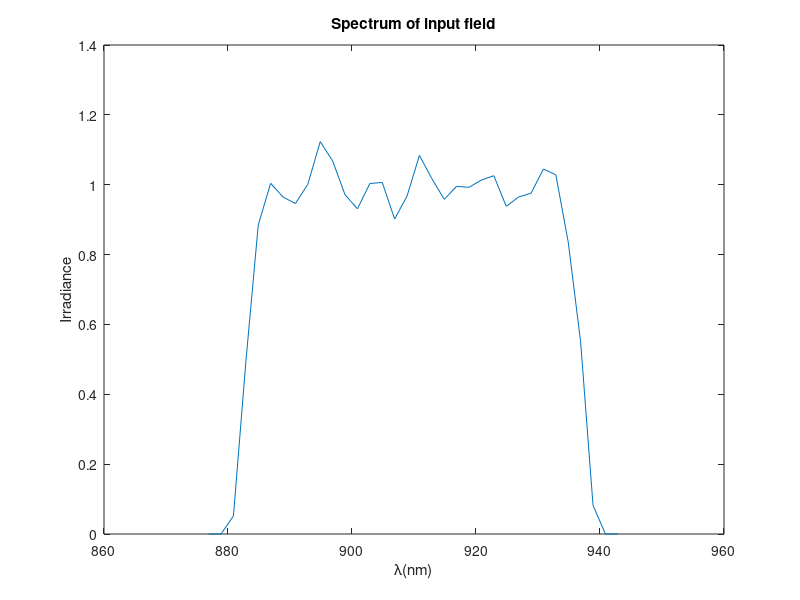

Recreate this plot in MATLAB. (Note: this script raises an error after producing the figure.)
clear all
close all
%%calculate wavefront

%%initial parameter
lambda0=910e-9;%central wavelength
duration=25e-15;%transform bandwidth in various units
deltav=0.5/duration;
deltalambdainv=deltav/3e8;
deltalambda=lambda0^2*deltalambdainv;
lambda=(lambda0-deltalambda/2*1.2):2e-9:(lambda0+deltalambda/2*1.2);
fluctuation=cos(2*pi*lambda*1e-3)+randn(size(lambda))*0.5e-1;
l=10;
spectrum=exp(-((lambda-lambda0)/(deltalambda/2)).^(2*l)).*fluctuation;
plot(lambda/1e-9,spectrum)
xlabel('\lambda(nm)'); ylabel('Irradiance');
title('Spectrum of input field');

deltad=10e-3;%spatial interval between two beams
didx=1;%index difference for lambda

c=1/lambda0;%scale for different wavelength coordinate
M=36;
L=150e-3;
z=2;
dx=L/M;
x=-L/2:dx:L/2; 
y=x; 
[X,Y]=meshgrid(x,y);

w=150e-3;%aperture of beams
% E0=100;
% R0=100e-3;
% l=10;6
for k=1:numel(lambda)
L1(k)=3*c*lambda(k);%side length
dx1(k)=dx*c*lambda(k);
end

%% generate random phase screen
%phi(x-coordinate,y-coordinate,index of lambda,index of phase screen)
%sgx,phasescreen parameter;ppp,num of phasescreen per each parameter
k=1;
for sgx=(2:12)*1e-2% phasescreen parameter
    for ppp=1:10 %num of phasescreen per each parameter
    phi(:,:,:,k)= phasescreen(sgx,lambda,M,dx1);
    k=k+1;
    end
end
%% diffraction limit far-field intensity
u2=zeros(numel(-L1(1)/2:dx1(1):L1(1)/2),numel(-L1(1)/2:dx1(1):L1(1)/2),numel(1:didx:numel(lambda)));
for k=1:didx:numel(lambda)
%%coherent beam combination
%in-phase mode irridance distribution

x1=-L1(k)/2:dx1(k):L1(k)/2;%src coords
y1=x1;
[X1,Y1]=meshgrid(x1,y1);
u1=zeros(size(X1));
u1=setu1_4(0,0,u1,w,deltad,dx1(k),L1(k),M,spectrum(k));
% 
I1=abs(u1.*2); %src irradiance

% figure
% imagesc(x1,y1,I1);
% axis square; axis xy;
% xlabel('x (m)'); ylabel('y (m)');
% title('z= 0 m');

[u2t,L2]=propFF(u1,L1(k),dx1(k),lambda(k),z);
u2(:,:,k)=u2t;
end
dx2=lambda(1)*z/L1(1);
x2=-L2/2:dx2:L2/2;%obs ords
y2=x2;
[X2,Y2]=meshgrid(x2,y2);
I2=abs(sum(u2,3).^2);
figure,imagesc(x2,y2,nthroot(I2,3));
%% find x-direction and y-direction diffraction limit
[pks1,locs1]=findpeaks(-I2(round(size(I2,1)/2),:));
plot(x2,I2(round(size(I2,1)/2),:),'r');
hold on
% plot(locs1,-pks1,'*');
rdlx=min(abs(x2(locs1)));%radius of diffraction limit

[pks2,locs2]=findpeaks(-I2(:,round(size(I2,2)/2)));
plot(y2,I2(:,round(size(I2,2)/2)),'g');
% hold on
% plot(locs2,-pks2,'*');
rdly=min(abs(y2(locs2)));%radius of diffraction limit
legend('x-direction intensity','y-direction intensity');

%% calculate max intensity and energy in diffraction limit 
maxI2=max(max(I2));%maxium of irridiance for in-phase mode
maxdlenergy=dlenergy(I2,rdlx,rdly,X2,Y2);
save initialdata25fs

%% wave error same for two beams
filepath='D:\CBC\Wavefront20150513\25fs\parsame';
Numofpoint=50;%Num of calcultaed point for a scale
    para_same(Numofpoint)=struct('SR',[],'SRdl',[],'ECdl',[],...
    'rof80',[],'PV',[],'RMS',[],'GRMS',[],'GPV',[],'I2',[]);
for scale=0.05:0.01:1.2;%scale factor for different wavefront
    
for m=1:Numofpoint
    idxphase=floor(rand*size(phi,4))+1;
%     I2=zeros(size(I2));
for k=1:didx:numel(lambda)
%%coherent beam combination
x1=-L1(k)/2:dx1(k):L1(k)/2;
y1=x1;
[X1,Y1]=meshgrid(x1,y1);
u1=zeros(size(X1));


u1=setu1_4(scale*phi(:,:,k,idxphase),scale*phi(:,:,k,idxphase)...
   ,u1,w,deltad,dx1(k),L1(k),M,spectrum(k));
% 
% I1=abs(u1.*2); %src irradiance
% 
% figure
% imagesc(x1,y1,I1);
% axis square; axis xy;
% xlabel('x (m)'); ylabel('y (m)');
% title('z= 0 m');
[u2t,L2]=propFF(u1,L1(k),dx1(k),lambda(k),z);
u2(:,:,k)=u2t;
end
% dx2=lambda(k)*z/L1;
% x2=-L2/2:dx2:L2/2-dx2;%obs ords
% y2=x2;
% [X2,Y2]=meshgrid(x2,y2);
    I2=abs(sum(u2,3).^2);
%     figure,imagesc(x2,y2,nthroot(I2,3));
    para_same(m).I2=I2(1:2:end,1:2:end);
    para_same(m).SR=max(max(I2))/maxI2;
    para_same(m).SRdl=dlenergy(I2,rdlx,rdly,X2,Y2)/maxdlenergy;
    para_same(m).ECdl=ECenergySquare(I2,rdlx,rdly,X2,Y2 );
    %Calculate radius of 80% encircled energy
%     rof80x=rdlx;
%     rof80y=rdly;
%     while ECenergySquare(I2,rof80x,rof80y,X2,Y2 )<0.8
%             rof80x=rof80x+0.01*rdlx;
%             rof80y=rof80y+0.01*rdly;
%     end
%     para_same(m).rof80=[rof80x,rof80y];
    
    dphi=scale*phi(:,:,k,idxphase);
    para_same(m).PV=peak2peak(peak2peak(dphi)/(2*pi));   %
    para_same(m).RMS=rms(rms(dphi))/(2*pi);
    [gx,gy] = gradient(dphi/(2*pi),dx1(round(numel(lambda)/2)+1)*1e2);%transform unit
    grad=sqrt(gx.^2+gy.^2);
    para_same(m).GRMS=rms(rms(grad));
    para_same(m).GPV=peak2peak(peak2peak(grad));
end
save([filepath,'_',num2str(scale),'.mat'],'para_same');%save result
clear u2 para_same;
end
for scale=0.6:0.02:1.2;%scale factor for different wavefront
    Numofpoint=50;%Num of calcultaed point for a scale
    para_same(Numofpoint)=struct('SR',[],'SRdl',[],'ECdl',[],...
    'rof80',[],'PV',[],'RMS',[],'GRMS',[],'GPV',[],'I2',[]);
for m=1:Numofpoint
    idxphase=floor(rand*size(phi,4))+1;
%     I2=zeros(size(I2));
for k=1:didx:numel(lambda)
%%coherent beam combination
x1=-L1(k)/2:dx1(k):L1(k)/2;
y1=x1;
[X1,Y1]=meshgrid(x1,y1);
u1=zeros(size(X1));


u1=setu1_4(scale*phi(:,:,k,idxphase),scale*phi(:,:,k,idxphase)...
   ,u1,w,deltad,dx1(k),L1(k),M,spectrum(k));
% 
% I1=abs(u1.*2); %src irradiance
% 
% figure
% imagesc(x1,y1,I1);
% axis square; axis xy;
% xlabel('x (m)'); ylabel('y (m)');
% title('z= 0 m');
[u2t,L2]=propFF(u1,L1(k),dx1(k),lambda(k),z);
u2(:,:,k)=u2t;
end
% dx2=lambda(k)*z/L1;
% x2=-L2/2:dx2:L2/2-dx2;%obs ords
% y2=x2;
% [X2,Y2]=meshgrid(x2,y2);
    I2=abs(sum(u2,3).^2);
%     figure,imagesc(x2,y2,nthroot(I2,3));
    para_same(m).I2=I2(1:2:end,1:2:end);
    para_same(m).SR=max(max(I2))/maxI2;
    para_same(m).SRdl=dlenergy(I2,rdlx,rdly,X2,Y2)/maxdlenergy;
    para_same(m).ECdl=ECenergySquare(I2,rdlx,rdly,X2,Y2 );
    %Calculate radius of 80% encircled energy
%     rof80x=rdlx;
%     rof80y=rdly;
%     while ECenergySquare(I2,rof80x,rof80y,X2,Y2 )<0.8
%             rof80x=rof80x+0.01*rdlx;
%             rof80y=rof80y+0.01*rdly;
%     end
%     para_same(m).rof80=[rof80x,rof80y];
    
    dphi=scale*phi(:,:,k,idxphase);
    para_same(m).PV=peak2peak(peak2peak(dphi)/(2*pi));   %
    para_same(m).RMS=rms(rms(dphi))/(2*pi);
    [gx,gy] = gradient(dphi/(2*pi),dx1(round(numel(lambda)/2)+1)*1e2);%transform unit
    grad=sqrt(gx.^2+gy.^2);
    para_same(m).GRMS=rms(rms(grad));
    para_same(m).GPV=peak2peak(peak2peak(grad));
end
save([filepath,'2_',num2str(scale),'.mat'],'para_same');%save result
clear u2 para_same;
end
% system('shutdown -s');
%% wave error for two beams is different
Numofpoint=50;%Num of calcultaed point for a scale
filepath='D:\CBC\Wavefront20150513\25fs\diffwave\';

para_diff(Numofpoint)=struct('SR',[],'SRdl',[],'ECdl',[],...
    'rof80',[],'PV',[],'RMS',[],'GRMS',[],'GPV',[],'I2',[]);
for scale=0.05:0.01:1.2;%scale factor for different wavefront
for m=1:Numofpoint
    idxphase1=floor(rand*size(phi,4))+1;
    idxphase2=floor(rand*size(phi,4))+1;
    while idxphase1==idxphase2
        idxphase2=floor(rand*size(phi,4))+1;
    end

for k=1:didx:numel(lambda)
%%coherent beam combination
x1=-L1(k)/2:dx1(k):L1(k)/2;
y1=x1;
[X1,Y1]=meshgrid(x1,y1);
u1=zeros(size(X1));


u1=setu1_4(scale*phi(:,:,k,idxphase1),scale*phi(:,:,k,idxphase2)...
   ,u1,w,deltad,dx1(k),L1(k),M,spectrum(k));
% 
% I1=abs(u1.*2); %src irradiance
% 
% figure
% imagesc(x1,y1,I1);
% axis square; axis xy;
% xlabel('x (m)'); ylabel('y (m)');
% title('z= 0 m');
[u2t,L2]=propFF(u1,L1(k),dx1(k),lambda(k),z);
u2(:,:,k)=u2t;
end
% dx2=lambda(k)*z/L1;
% x2=-L2/2:dx2:L2/2-dx2;%obs ords
% y2=x2;
% [X2,Y2]=meshgrid(x2,y2);
    I2=abs(sum(u2,3).^2);
%     figure,imagesc(x2,y2,nthroot(I2,3));
    para_diff(m).I2=I2(1:2:end,1:2:end);
    para_diff(m).SR=max(max(I2))/maxI2;
    para_diff(m).SRdl=dlenergy(I2,rdlx,rdly,X2,Y2)/maxdlenergy;
    para_diff(m).ECdl=ECenergySquare(I2,rdlx,rdly,X2,Y2 );
    %Calculate radius of 80% encircled energy
%     rof80x=rdlx;
%     rof80y=rdly;
%     while ECenergySquare(I2,rof80x,rof80y,X2,Y2 )<0.8
%             rof80x=rof80x+0.15*rof80x;
%             rof80y=rof80y+0.15*rof80y;
%     end
%     para_diff(m).rof80=[rof80x,rof80y];
    
    dphi=scale*phi(:,:,k,idxphase1)-scale*phi(:,:,k,idxphase2);
    para_diff(m).PV=peak2peak(peak2peak(dphi)/(2*pi));   %
    para_diff(m).RMS=rms(rms(dphi))/(2*pi);
    [gx,gy] = gradient(dphi/(2*pi),dx1(round(numel(lambda)/2)+1)*1e2);%transform unit
    grad=sqrt(gx.^2+gy.^2);
    para_diff(m).GRMS=rms(rms(grad));
    para_diff(m).GPV=peak2peak(peak2peak(grad));
end
save([filepath,'pardiff_',num2str(scale),'.mat'],'para_diff');%save result
clear u2 para_diff;
end
%second time wavefront diff
for scale=0.6:0.02:1.2;%scale factor for different wavefront
for m=1:Numofpoint
    idxphase1=floor(rand*size(phi,4))+1;
    idxphase2=floor(rand*size(phi,4))+1;
    while idxphase1==idxphase2
        idxphase2=floor(rand*size(phi,4))+1;
    end

for k=1:didx:numel(lambda)
%%coherent beam combination
x1=-L1(k)/2:dx1(k):L1(k)/2;
y1=x1;
[X1,Y1]=meshgrid(x1,y1);
u1=zeros(size(X1));


u1=setu1_4(scale*phi(:,:,k,idxphase1),scale*phi(:,:,k,idxphase2)...
   ,u1,w,deltad,dx1(k),L1(k),M,spectrum(k));
% 
% I1=abs(u1.*2); %src irradiance
% 
% figure
% imagesc(x1,y1,I1);
% axis square; axis xy;
% xlabel('x (m)'); ylabel('y (m)');
% title('z= 0 m');
[u2t,L2]=propFF(u1,L1(k),dx1(k),lambda(k),z);
u2(:,:,k)=u2t;
end
% dx2=lambda(k)*z/L1;
% x2=-L2/2:dx2:L2/2-dx2;%obs ords
% y2=x2;
% [X2,Y2]=meshgrid(x2,y2);
    I2=abs(sum(u2,3).^2);
%     figure,imagesc(x2,y2,nthroot(I2,3));
    para_diff(m).I2=I2(1:2:end,1:2:end);
    para_diff(m).SR=max(max(I2))/maxI2;
    para_diff(m).SRdl=dlenergy(I2,rdlx,rdly,X2,Y2)/maxdlenergy;
    para_diff(m).ECdl=ECenergySquare(I2,rdlx,rdly,X2,Y2 );
    %Calculate radius of 80% encircled energy
%     rof80x=rdlx;
%     rof80y=rdly;
%     while ECenergySquare(I2,rof80x,rof80y,X2,Y2 )<0.8
%             rof80x=rof80x+0.15*rof80x;
%             rof80y=rof80y+0.15*rof80y;
%     end
%     para_diff(m).rof80=[rof80x,rof80y];
    
    dphi=scale*phi(:,:,k,idxphase1)-scale*phi(:,:,k,idxphase2);
    para_diff(m).PV=peak2peak(peak2peak(dphi)/(2*pi));   %
    para_diff(m).RMS=rms(rms(dphi))/(2*pi);
    [gx,gy] = gradient(dphi/(2*pi),dx1(round(numel(lambda)/2)+1)*1e2);%transform unit
    grad=sqrt(gx.^2+gy.^2);
    para_diff(m).GRMS=rms(rms(grad));
    para_diff(m).GPV=peak2peak(peak2peak(grad));
end
save([filepath,'pardiff2_',num2str(scale),'.mat'],'para_diff');%save result
clear u2 para_diff;
end
save initialdata2_25fs
% system('shutdown -s');

% %% piston error for two beams 
% filepath='E:\Wavefront20150513\piston\';
% Numofpoint=120;%Num of calcultaed point for a scale
% piston=linspace(-2*pi,2*pi,Numofpoint);
% para_piston(Numofpoint)=struct('SR',[],'SRdl',[],'ECdl',[],...
%     'rof80',[],'piston',[],'I2',[]);
% 
% for m=1:Numofpoint
% for k=1:didx:numel(lambda)
% %%coherent beam combination
% x1=-L1(k)/2:dx1(k):L1(k)/2-dx1(k);
% y1=x1;
% [X1,Y1]=meshgrid(x1,y1);
% u1=zeros(size(X1));
% 
% 
% u1=setu1_4(0,20*pi/10,...
%    u1,w,deltad,dx1(k),L1(k),M,spectrum(k));
% % 
% % I1=abs(u1.*2); %src irradiance
% % 
% % figure
% % imagesc(x1,y1,I1);
% % axis square; axis xy;
% % xlabel('x (m)'); ylabel('y (m)');
% % title('z= 0 m');
% [u2t,L2]=propFF(u1,L1(k),dx1(k),lambda(k),z);
% u2(:,:,k)=u2t;
% end
%     I2=abs(sum(u2,3).^2);
% %     figure,imagesc(x2,y2,nthroot(I2,3));
%     para_piston(m).I2=I2;
%     para_piston(m).SR=max(max(I2))/maxI2;
%     para_piston(m).SRdl=dlenergy(I2,rdlx,rdly,X2,Y2)/maxdlenergy;
%     para_piston(m).ECdl=ECenergySquare(I2,rdlx,rdly,X2,Y2 );
%     %Calculate radius of 80% encircled energy
%     rof80x=rdlx;
%     rof80y=rdly;
%     while ECenergySquare(I2,rof80x,rof80y,X2,Y2 )<0.8
%             rof80x=rof80x+0.15*rof80x;
%             rof80y=rof80y+0.15*rof80y;
%     end
%     para_piston(m).rof80=[rof80x,rof80y];
%     para_piston(m).piston=piston(m);
% end
% save([filepath,'parpiston','.mat'],'para_piston');%save 
% clear u2 para_piston;
% %% tip/tilt error for two beams 
% filepath='E:\Wavefront20150513\tip\';
% Numofpoint=140;%Num of calcultaed point for a scale
% tip=linspace(-7e-6,7e-6,Numofpoint);
% para_tip(Numofpoint)=struct('SR',[],'SRdl',[],'ECdl',[],...
%     'rof80',[],'tip',[],'I2',[]);
% 
% for m=1:Numofpoint
% for k=1:didx:numel(lambda)
% %%coherent beam combination
% x1=-L1(k)/2:dx1(k):L1(k)/2-dx1(k);
% y1=x1;
% [X1,Y1]=meshgrid(x1,y1);
% u1=zeros(size(X1));
% 
% 
% u1=setu1_4tilt(tip(m),0,u1,w,deltad,dx1(k),L1(k),M,spectrum(k),lambda(k));
% % 
% % I1=abs(u1.*2); %src irradiance
% % 
% % figure
% % imagesc(x1,y1,I1);
% % axis square; axis xy;
% % xlabel('x (m)'); ylabel('y (m)');
% % title('z= 0 m');
% [u2t,L2]=propFF(u1,L1(k),dx1(k),lambda(k),z);
% u2(:,:,k)=u2t;
% end
%     I2=abs(sum(u2,3).^2);
% %     figure,imagesc(x2,y2,nthroot(I2,3));
%     para_tip(m).I2=I2;
%     para_tip(m).SR=max(max(I2))/maxI2;
%     para_tip(m).SRdl=dlenergy(I2,rdlx,rdly,X2,Y2)/maxdlenergy;
%     para_tip(m).ECdl=ECenergySquare(I2,rdlx,rdly,X2,Y2 );
%     %Calculate radius of 80% encircled energy
%     rof80x=rdlx;
%     rof80y=rdly;
%     while ECenergySquare(I2,rof80x,rof80y,X2,Y2 )<0.8
%             rof80x=rof80x+0.15*rof80x;
%             rof80y=rof80y+0.15*rof80y;
%     end
%     para_tip(m).rof80=[rof80x,rof80y];
%     para_tip(m).tip=tip(m);
% end
% save([filepath,'partip','.mat'],'para_tip');%save 
% clear u2 para_tip;
% %% tip/tilt error for two beams 
% Numofpoint=140;%Num of calcultaed point for a scale
% tilt=tip;
% para_tilt(Numofpoint)=struct('SR',[],'SRdl',[],'ECdl',[],...
%     'rof80',[],'tilt',[],'I2',[]);
% 
% for m=1:Numofpoint
% for k=1:didx:numel(lambda)
% %%coherent beam combination
% x1=-L1(k)/2:dx1(k):L1(k)/2-dx1(k);
% y1=x1;
% [X1,Y1]=meshgrid(x1,y1);
% u1=zeros(size(X1));
% 
% 
% u1=setu1_4tilt(0,tilt(m),u1,w,deltad,dx1(k),L1(k),M,spectrum(k),lambda(k));
% % 
% % I1=abs(u1.*2); %src irradiance
% % 
% % figure
% % imagesc(x1,y1,I1);
% % axis square; axis xy;
% % xlabel('x (m)'); ylabel('y (m)');
% % title('z= 0 m');
% [u2t,L2]=propFF(u1,L1(k),dx1(k),lambda(k),z);
% u2(:,:,k)=u2t;
% end
%     I2=abs(sum(u2,3).^2);
% %     figure,imagesc(x2,y2,nthroot(I2,3));
%     para_tilt(m).I2=I2;
%     para_tilt(m).SR=max(max(I2))/maxI2;
%     para_tilt(m).SRdl=dlenergy(I2,rdlx,rdly,X2,Y2)/maxdlenergy;
%     para_tilt(m).ECdl=ECenergySquare(I2,rdlx,rdly,X2,Y2 );
%     %Calculate radius of 80% encircled energy
%     rof80x=rdlx;
%     rof80y=rdly;
%     while ECenergySquare(I2,rof80x,rof80y,X2,Y2 )<0.8
%             rof80x=rof80x+0.15*rof80x;
%             rof80y=rof80y+0.15*rof80y;
%     end
%     para_tilt(m).rof80=[rof80x,rof80y];
%     para_tilt(m).tilt=tilt(m);
% end
% save([filepath,'partilt','.mat'],'para_tilt');%save 
% clear u2 para_tilt;
% 
% 
% 
% 
% 
